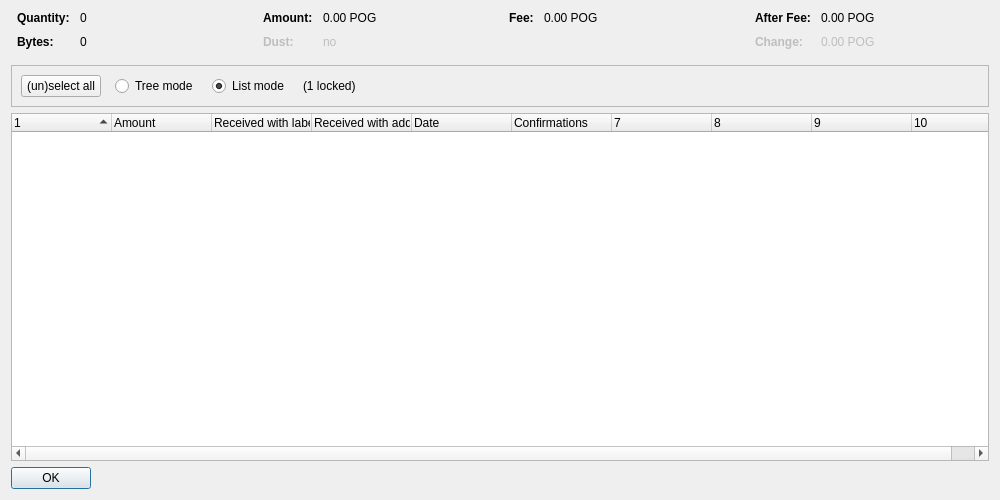
<?xml version="1.0" encoding="UTF-8"?>
<ui version="4.0">
 <class>CoinControlDialog</class>
 <widget class="QDialog" name="CoinControlDialog">
  <property name="geometry">
   <rect>
    <x>0</x>
    <y>0</y>
    <width>1000</width>
    <height>500</height>
   </rect>
  </property>
  <property name="windowTitle">
   <string>Coin Selection</string>
  </property>
  <layout class="QVBoxLayout" name="verticalLayout">
   <item>
    <layout class="QHBoxLayout" name="horizontalLayoutTop" stretch="0,0,0,0">
     <property name="topMargin">
      <number>0</number>
     </property>
     <property name="bottomMargin">
      <number>10</number>
     </property>
     <item>
      <layout class="QFormLayout" name="formLayoutCoinControl1">
       <property name="horizontalSpacing">
        <number>10</number>
       </property>
       <property name="verticalSpacing">
        <number>10</number>
       </property>
       <property name="leftMargin">
        <number>6</number>
       </property>
       <property name="rightMargin">
        <number>6</number>
       </property>
       <item row="0" column="0">
        <widget class="QLabel" name="labelCoinControlQuantityText">
         <property name="font">
          <font>
           <weight>75</weight>
           <bold>true</bold>
          </font>
         </property>
         <property name="text">
          <string>Quantity:</string>
         </property>
        </widget>
       </item>
       <item row="0" column="1">
        <widget class="QLabel" name="labelCoinControlQuantity">
         <property name="cursor">
          <cursorShape>IBeamCursor</cursorShape>
         </property>
         <property name="contextMenuPolicy">
          <enum>Qt::ActionsContextMenu</enum>
         </property>
         <property name="text">
          <string notr="true">0</string>
         </property>
         <property name="textInteractionFlags">
          <set>Qt::LinksAccessibleByMouse|Qt::TextSelectableByKeyboard|Qt::TextSelectableByMouse</set>
         </property>
        </widget>
       </item>
       <item row="1" column="0">
        <widget class="QLabel" name="labelCoinControlBytesText">
         <property name="font">
          <font>
           <weight>75</weight>
           <bold>true</bold>
          </font>
         </property>
         <property name="text">
          <string>Bytes:</string>
         </property>
        </widget>
       </item>
       <item row="1" column="1">
        <widget class="QLabel" name="labelCoinControlBytes">
         <property name="cursor">
          <cursorShape>IBeamCursor</cursorShape>
         </property>
         <property name="contextMenuPolicy">
          <enum>Qt::ActionsContextMenu</enum>
         </property>
         <property name="text">
          <string notr="true">0</string>
         </property>
         <property name="textInteractionFlags">
          <set>Qt::LinksAccessibleByMouse|Qt::TextSelectableByKeyboard|Qt::TextSelectableByMouse</set>
         </property>
        </widget>
       </item>
      </layout>
     </item>
     <item>
      <layout class="QFormLayout" name="formLayoutCoinControl2">
       <property name="horizontalSpacing">
        <number>10</number>
       </property>
       <property name="verticalSpacing">
        <number>10</number>
       </property>
       <property name="leftMargin">
        <number>6</number>
       </property>
       <property name="rightMargin">
        <number>6</number>
       </property>
       <item row="0" column="0">
        <widget class="QLabel" name="labelCoinControlAmountText">
         <property name="font">
          <font>
           <weight>75</weight>
           <bold>true</bold>
          </font>
         </property>
         <property name="text">
          <string>Amount:</string>
         </property>
        </widget>
       </item>
       <item row="0" column="1">
        <widget class="QLabel" name="labelCoinControlAmount">
         <property name="cursor">
          <cursorShape>IBeamCursor</cursorShape>
         </property>
         <property name="contextMenuPolicy">
          <enum>Qt::ActionsContextMenu</enum>
         </property>
         <property name="text">
          <string notr="true">0.00 POG</string>
         </property>
         <property name="textInteractionFlags">
          <set>Qt::LinksAccessibleByMouse|Qt::TextSelectableByKeyboard|Qt::TextSelectableByMouse</set>
         </property>
        </widget>
       </item>
       <item row="1" column="0">
        <widget class="QLabel" name="labelCoinControlLowOutputText">
         <property name="enabled">
          <bool>false</bool>
         </property>
         <property name="font">
          <font>
           <weight>75</weight>
           <bold>true</bold>
          </font>
         </property>
         <property name="text">
          <string>Dust:</string>
         </property>
        </widget>
       </item>
       <item row="1" column="1">
        <widget class="QLabel" name="labelCoinControlLowOutput">
         <property name="enabled">
          <bool>false</bool>
         </property>
         <property name="cursor">
          <cursorShape>IBeamCursor</cursorShape>
         </property>
         <property name="contextMenuPolicy">
          <enum>Qt::ActionsContextMenu</enum>
         </property>
         <property name="text">
          <string notr="true">no</string>
         </property>
         <property name="textInteractionFlags">
          <set>Qt::LinksAccessibleByMouse|Qt::TextSelectableByKeyboard|Qt::TextSelectableByMouse</set>
         </property>
        </widget>
       </item>
      </layout>
     </item>
     <item>
      <layout class="QFormLayout" name="formLayoutCoinControl3">
       <property name="horizontalSpacing">
        <number>10</number>
       </property>
       <property name="verticalSpacing">
        <number>10</number>
       </property>
       <property name="leftMargin">
        <number>6</number>
       </property>
       <property name="rightMargin">
        <number>6</number>
       </property>
       <item row="0" column="0">
        <widget class="QLabel" name="labelCoinControlFeeText">
         <property name="font">
          <font>
           <weight>75</weight>
           <bold>true</bold>
          </font>
         </property>
         <property name="text">
          <string>Fee:</string>
         </property>
        </widget>
       </item>
       <item row="0" column="1">
        <widget class="QLabel" name="labelCoinControlFee">
         <property name="cursor">
          <cursorShape>IBeamCursor</cursorShape>
         </property>
         <property name="contextMenuPolicy">
          <enum>Qt::ActionsContextMenu</enum>
         </property>
         <property name="text">
          <string notr="true">0.00 POG</string>
         </property>
         <property name="textInteractionFlags">
          <set>Qt::LinksAccessibleByMouse|Qt::TextSelectableByKeyboard|Qt::TextSelectableByMouse</set>
         </property>
        </widget>
       </item>
      </layout>
     </item>
     <item>
      <layout class="QFormLayout" name="formLayoutCoinControl4">
       <property name="horizontalSpacing">
        <number>10</number>
       </property>
       <property name="verticalSpacing">
        <number>10</number>
       </property>
       <property name="leftMargin">
        <number>6</number>
       </property>
       <property name="rightMargin">
        <number>6</number>
       </property>
       <item row="0" column="0">
        <widget class="QLabel" name="labelCoinControlAfterFeeText">
         <property name="font">
          <font>
           <weight>75</weight>
           <bold>true</bold>
          </font>
         </property>
         <property name="text">
          <string>After Fee:</string>
         </property>
        </widget>
       </item>
       <item row="0" column="1">
        <widget class="QLabel" name="labelCoinControlAfterFee">
         <property name="cursor">
          <cursorShape>IBeamCursor</cursorShape>
         </property>
         <property name="contextMenuPolicy">
          <enum>Qt::ActionsContextMenu</enum>
         </property>
         <property name="text">
          <string notr="true">0.00 POG</string>
         </property>
         <property name="textInteractionFlags">
          <set>Qt::LinksAccessibleByMouse|Qt::TextSelectableByKeyboard|Qt::TextSelectableByMouse</set>
         </property>
        </widget>
       </item>
       <item row="1" column="0">
        <widget class="QLabel" name="labelCoinControlChangeText">
         <property name="enabled">
          <bool>false</bool>
         </property>
         <property name="font">
          <font>
           <weight>75</weight>
           <bold>true</bold>
          </font>
         </property>
         <property name="text">
          <string>Change:</string>
         </property>
        </widget>
       </item>
       <item row="1" column="1">
        <widget class="QLabel" name="labelCoinControlChange">
         <property name="enabled">
          <bool>false</bool>
         </property>
         <property name="cursor">
          <cursorShape>IBeamCursor</cursorShape>
         </property>
         <property name="contextMenuPolicy">
          <enum>Qt::ActionsContextMenu</enum>
         </property>
         <property name="text">
          <string notr="true">0.00 POG</string>
         </property>
         <property name="textInteractionFlags">
          <set>Qt::LinksAccessibleByMouse|Qt::TextSelectableByKeyboard|Qt::TextSelectableByMouse</set>
         </property>
        </widget>
       </item>
      </layout>
     </item>
    </layout>
   </item>
   <item>
    <widget class="QFrame" name="frame">
     <property name="minimumSize">
      <size>
       <width>0</width>
       <height>40</height>
      </size>
     </property>
     <property name="frameShape">
      <enum>QFrame::StyledPanel</enum>
     </property>
     <property name="frameShadow">
      <enum>QFrame::Sunken</enum>
     </property>
     <layout class="QHBoxLayout" name="horizontalLayout">
      <item>
       <layout class="QHBoxLayout" name="horizontalLayoutPanel" stretch="0,0,0,0,0">
        <property name="spacing">
         <number>14</number>
        </property>
        <item>
         <widget class="QPushButton" name="pushButtonSelectAll">
          <property name="sizePolicy">
           <sizepolicy hsizetype="Maximum" vsizetype="Fixed">
            <horstretch>0</horstretch>
            <verstretch>0</verstretch>
           </sizepolicy>
          </property>
          <property name="text">
           <string>(un)select all</string>
          </property>
          <property name="autoDefault">
           <bool>false</bool>
          </property>
         </widget>
        </item>
        <item>
         <widget class="QRadioButton" name="radioTreeMode">
          <property name="sizePolicy">
           <sizepolicy hsizetype="Maximum" vsizetype="Fixed">
            <horstretch>0</horstretch>
            <verstretch>0</verstretch>
           </sizepolicy>
          </property>
          <property name="text">
           <string>Tree mode</string>
          </property>
         </widget>
        </item>
        <item>
         <widget class="QRadioButton" name="radioListMode">
          <property name="sizePolicy">
           <sizepolicy hsizetype="Maximum" vsizetype="Fixed">
            <horstretch>0</horstretch>
            <verstretch>0</verstretch>
           </sizepolicy>
          </property>
          <property name="text">
           <string>List mode</string>
          </property>
          <property name="checked">
           <bool>true</bool>
          </property>
         </widget>
        </item>
        <item>
         <widget class="QLabel" name="labelLocked">
          <property name="text">
           <string notr="true">(1 locked)</string>
          </property>
         </widget>
        </item>
        <item>
         <spacer name="horizontalSpacer">
          <property name="orientation">
           <enum>Qt::Horizontal</enum>
          </property>
          <property name="sizeHint" stdset="0">
           <size>
            <width>40</width>
            <height>20</height>
           </size>
          </property>
         </spacer>
        </item>
       </layout>
      </item>
     </layout>
    </widget>
   </item>
   <item>
    <widget class="CoinControlTreeWidget" name="treeWidget">
     <property name="contextMenuPolicy">
      <enum>Qt::CustomContextMenu</enum>
     </property>
     <property name="sortingEnabled">
      <bool>false</bool>
     </property>
     <property name="columnCount">
      <number>10</number>
     </property>
     <attribute name="headerShowSortIndicator" stdset="0">
      <bool>true</bool>
     </attribute>
     <attribute name="headerStretchLastSection">
      <bool>false</bool>
     </attribute>
     <column>
      <property name="text">
       <string/>
      </property>
     </column>
     <column>
      <property name="text">
       <string>Amount</string>
      </property>
     </column>
     <column>
      <property name="text">
       <string>Received with label</string>
      </property>
     </column>
     <column>
      <property name="text">
       <string>Received with address</string>
      </property>
     </column>
     <column>
      <property name="text">
       <string>Date</string>
      </property>
     </column>
     <column>
      <property name="text">
       <string>Confirmations</string>
      </property>
      <property name="toolTip">
       <string>Confirmed</string>
      </property>
     </column>
     <column>
      <property name="text">
       <string/>
      </property>
     </column>
     <column>
      <property name="text">
       <string/>
      </property>
     </column>
     <column>
      <property name="text">
       <string/>
      </property>
     </column>
     <column>
      <property name="text">
       <string/>
      </property>
     </column>
    </widget>
   </item>
   <item>
    <widget class="QDialogButtonBox" name="buttonBox">
     <property name="sizePolicy">
      <sizepolicy hsizetype="Maximum" vsizetype="Fixed">
       <horstretch>0</horstretch>
       <verstretch>0</verstretch>
      </sizepolicy>
     </property>
     <property name="orientation">
      <enum>Qt::Horizontal</enum>
     </property>
     <property name="standardButtons">
      <set>QDialogButtonBox::Ok</set>
     </property>
    </widget>
   </item>
  </layout>
 </widget>
 <customwidgets>
  <customwidget>
   <class>CoinControlTreeWidget</class>
   <extends>QTreeWidget</extends>
   <header>coincontroltreewidget.h</header>
  </customwidget>
 </customwidgets>
 <resources/>
 <connections/>
</ui>
